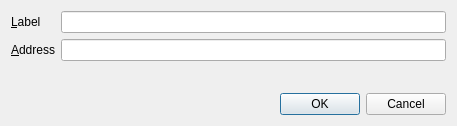
<?xml version="1.0" encoding="UTF-8"?>
<ui version="4.0">
 <class>EditAddressDialog</class>
 <widget class="QDialog" name="EditAddressDialog">
  <property name="geometry">
   <rect>
    <x>0</x>
    <y>0</y>
    <width>457</width>
    <height>126</height>
   </rect>
  </property>
  <property name="windowTitle">
   <string>Bitcoin Core - Edit Address</string>
  </property>
  <layout class="QVBoxLayout" name="verticalLayout">
   <item>
    <layout class="QFormLayout" name="formLayout">
     <property name="fieldGrowthPolicy">
      <enum>QFormLayout::AllNonFixedFieldsGrow</enum>
     </property>
     <item row="0" column="0">
      <widget class="QLabel" name="label">
       <property name="text">
        <string>&amp;Label</string>
       </property>
       <property name="buddy">
        <cstring>labelEdit</cstring>
       </property>
      </widget>
     </item>
     <item row="0" column="1">
      <widget class="QLineEdit" name="labelEdit">
       <property name="toolTip">
        <string>The label associated with this address list entry</string>
       </property>
      </widget>
     </item>
     <item row="1" column="0">
      <widget class="QLabel" name="label_2">
       <property name="text">
        <string>&amp;Address</string>
       </property>
       <property name="buddy">
        <cstring>addressEdit</cstring>
       </property>
      </widget>
     </item>
     <item row="1" column="1">
      <widget class="QValidatedLineEdit" name="addressEdit">
       <property name="toolTip">
        <string>The address associated with this address list entry. This can only be modified for sending addresses.</string>
       </property>
      </widget>
     </item>
    </layout>
   </item>
   <item>
    <widget class="QDialogButtonBox" name="buttonBox">
     <property name="orientation">
      <enum>Qt::Horizontal</enum>
     </property>
     <property name="standardButtons">
      <set>QDialogButtonBox::Cancel|QDialogButtonBox::Ok</set>
     </property>
    </widget>
   </item>
  </layout>
 </widget>
 <customwidgets>
  <customwidget>
   <class>QValidatedLineEdit</class>
   <extends>QLineEdit</extends>
   <header>qvalidatedlineedit.h</header>
  </customwidget>
 </customwidgets>
 <resources/>
 <connections>
  <connection>
   <sender>buttonBox</sender>
   <signal>accepted()</signal>
   <receiver>EditAddressDialog</receiver>
   <slot>accept()</slot>
   <hints>
    <hint type="sourcelabel">
     <x>20</x>
     <y>20</y>
    </hint>
    <hint type="destinationlabel">
     <x>20</x>
     <y>20</y>
    </hint>
   </hints>
  </connection>
  <connection>
   <sender>buttonBox</sender>
   <signal>rejected()</signal>
   <receiver>EditAddressDialog</receiver>
   <slot>reject()</slot>
   <hints>
    <hint type="sourcelabel">
     <x>20</x>
     <y>20</y>
    </hint>
    <hint type="destinationlabel">
     <x>20</x>
     <y>20</y>
    </hint>
   </hints>
  </connection>
 </connections>
</ui>
